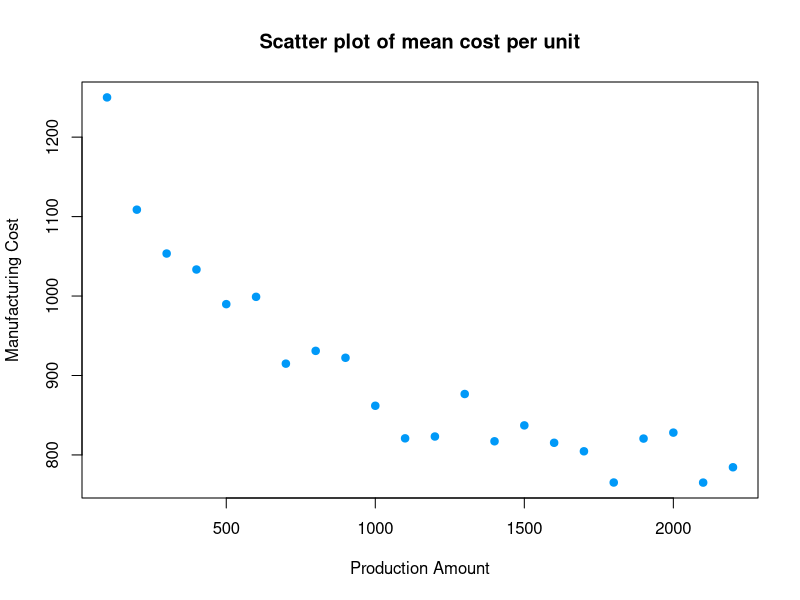
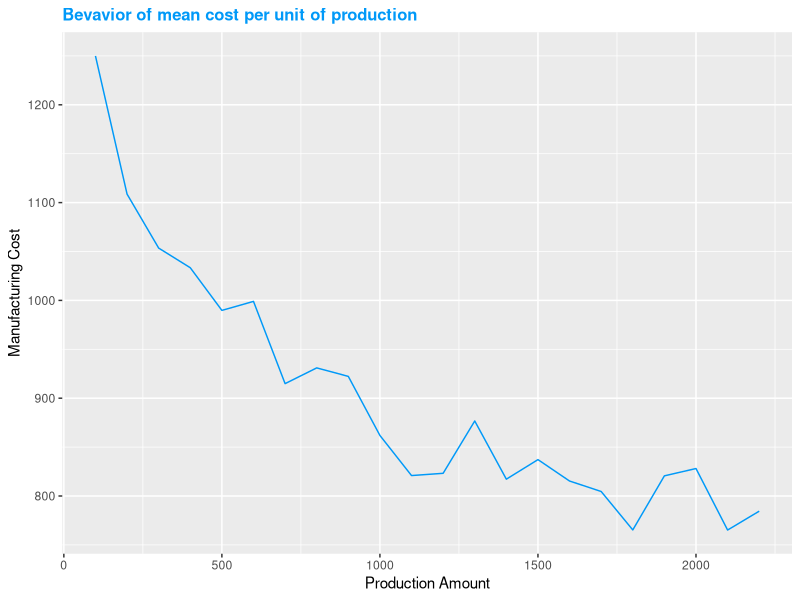
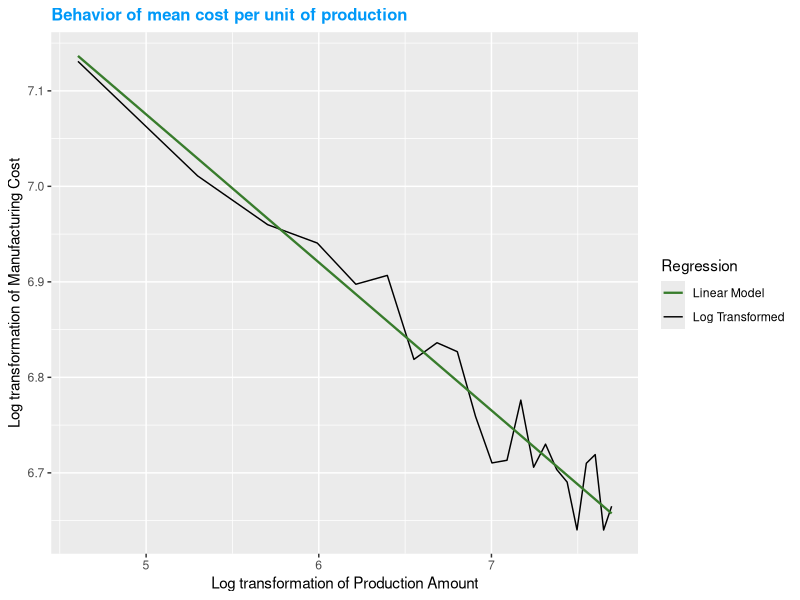
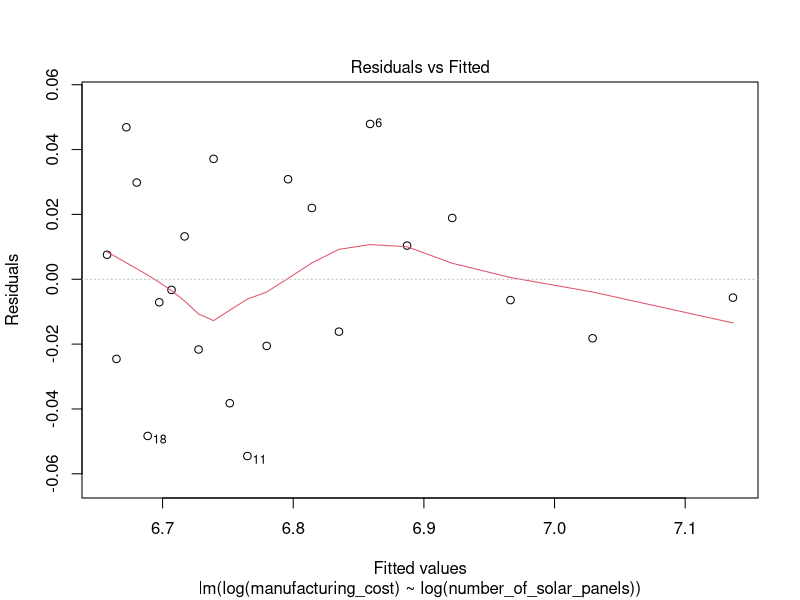
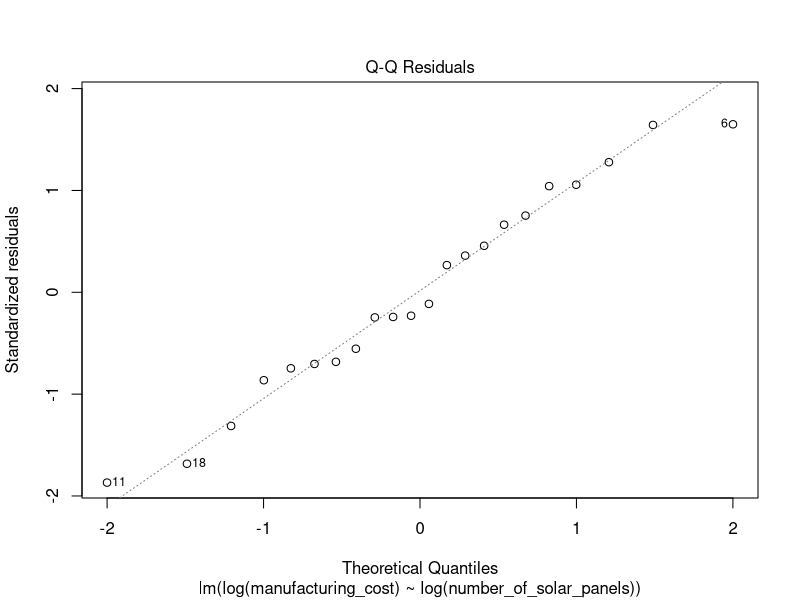
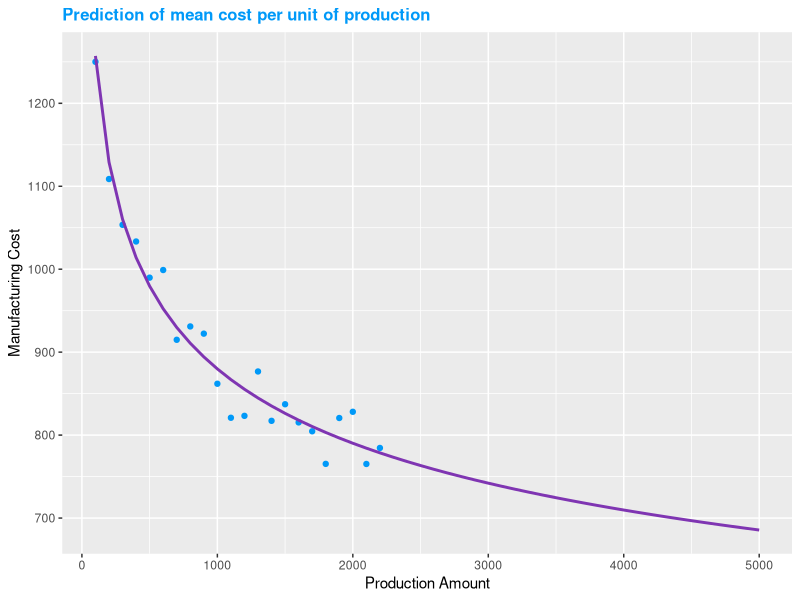
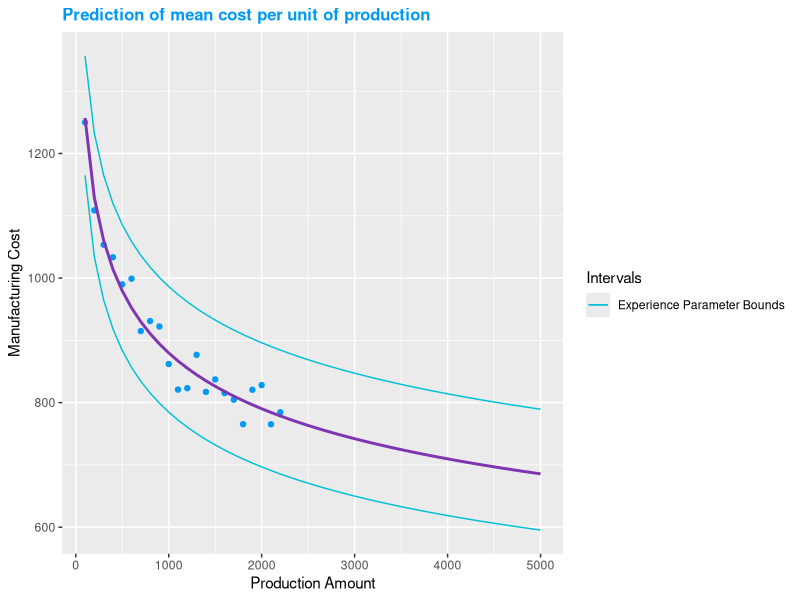
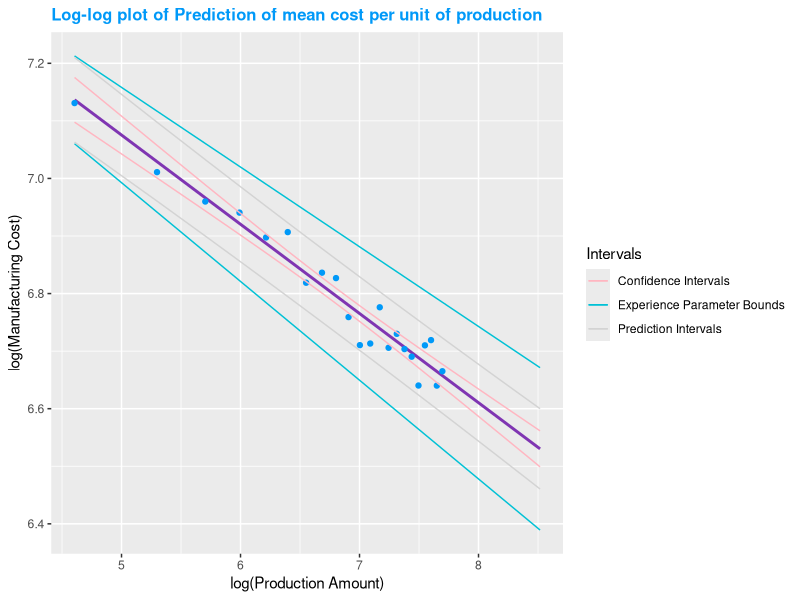

Write R code to recreate these figures, in order.
## ---- chunk 1
knitr::opts_chunk$set(message = FALSE, warning = FALSE)
## ---- chunk 2
#import necesary libraries
library(data.table)
library(ggplot2)
library(kableExtra)
library(ggfortify)
## ---- chunk 3
#import data
sol_panels <- fread("Case_Stud_I.csv", sep = ",", header = T)

#display data extract
head(sol_panels) |> 
kbl() |> 
kable_classic_2(full_width = F)

#plot scatter plot of all available data
attach(sol_panels)
plot(number_of_solar_panels, manufacturing_cost, 
     main ="Scatter plot of mean cost per unit", 
     xlab = "Production Amount", 
     ylab = "Manufacturing Cost", 
     pch = 19, 
     col = "#0099F8")
detach(sol_panels)


#show curve with all available data
prod_curve_plot <- ggplot(data = sol_panels, 
                          aes(x= number_of_solar_panels, y = manufacturing_cost)) +
  geom_line(color = "#0099F8")+
  labs(title = "Bevavior of mean cost per unit of production", 
       x= "Production Amount", 
       y = "Manufacturing Cost")+
  theme(plot.title = element_text(color = "#0099F8", size = 12, face = "bold"))

#plot
prod_curve_plot
## ---- chunk 4
#plot the transformed variables
prod_curve_log <- ggplot(data = sol_panels, aes(x= log(number_of_solar_panels), y = log(manufacturing_cost), color = "Log Transformed")) +
  geom_line() +
  labs(title = "Behavior of mean cost per unit of production", 
       x= "Log transformation of Production Amount", 
       y = "Log transformation of Manufacturing Cost")+
  theme(plot.title = element_text(color = "#0099F8", size = 12, face = "bold"))+
  geom_smooth(method = "lm", 
              formula = y ~ x, 
              se = F,
              size = 0.8,
              aes(color = "Linear Model"))+
scale_color_manual(name = "Regression", values = c("Linear Model" = "#387C2C", "Log Transformed" = "black"))
prod_curve_log

## ---- chunk 5
#create a linear model to predict experience curve values
exp_curve_pred = lm(log(manufacturing_cost) ~log(number_of_solar_panels), data = sol_panels)

#check assumptions to see if model fits well
plot(exp_curve_pred, which=c(2,1))
summary(exp_curve_pred)

## ---- chunk 6
# get A from log-log fit intercept
log_A <- exp_curve_pred$coefficients[1]
A <- as.numeric(exp(log_A))
paste("A =",A)

#get b from log-log slope
b <- as.numeric(exp_curve_pred$coefficients[2])
paste("b =",b)
## ---- chunk 7
#progress ratio
prog_ratio = 2^b
paste("The progress ratio is:",prog_ratio)

#learning rate
learn_rate = 1-prog_ratio 
paste("The learning rate is:", learn_rate)
## ---- chunk 8
#create table with units up to 5000 cumulative
pred_cost_table <- data.frame("Production_Amount" = seq(100, 5000, 100))

#add column with predicted value
pred_cost_table["Pred_Cost"] <- (pred_cost_table$Production_Amount^b)*A
## ---- chunk 9
#create a plot to see real data vs prediction
pred_cost_plot <- ggplot() +
  geom_point(data = sol_panels, 
             aes(x= number_of_solar_panels, 
                 y = manufacturing_cost), 
             color = "#0099F8") +
  geom_line(data = pred_cost_table, 
            aes(x= Production_Amount, 
                y = Pred_Cost), 
            color = "#7F35B2", 
            size = 1)+
  labs(title = "Prediction of mean cost per unit of production", 
       x= "Production Amount", 
       y = "Manufacturing Cost")+
  theme(plot.title = element_text(color = "#0099F8", size = 12, face = "bold"))
  
pred_cost_plot

## ---- chunk 10
#show last 4 periods
pred_cost_table[47:50,]
## ---- chunk 11
mean_cost <- mean(pred_cost_table[47:50, "Pred_Cost"])
paste("mean cost= ",mean_cost)
## ---- chunk 12
#calculate confidence intervals
CI = confint(exp_curve_pred)
CI

b_upper = CI[2,2]
b_lower = CI[2,1]

((b_upper-b))
0.007936*1.96
# ((b_upper-b_lower)/2)^2
# as.numeric(b_upper-b)^(1/2)

#add individual CI per prod level
pred_cost_table["Upper_Bound"] <- A*(pred_cost_table$Production_Amount^b_upper)
pred_cost_table["Lower_Bound"] <- A*(pred_cost_table$Production_Amount^b_lower)

#plot CI regressions in same graph
pred_cost_plot_CI <- 
  pred_cost_plot + 
  geom_line(data = pred_cost_table,
            aes(x= Production_Amount, y = Upper_Bound, color = "Experience Parameter Bounds"))+
  geom_line(data = pred_cost_table,
            aes(x= Production_Amount, y = Lower_Bound, color = "Experience Parameter Bounds"))+
  scale_color_manual(name = "Intervals", 
                     values = c("Experience Parameter Bounds" = "#00C1D5"))
pred_cost_plot_CI
## ---- chunk 13
#create summary of average values for last 400 units
avg_values <- data.frame("Avg Lower Bound" = round(mean(pred_cost_table[47:50,4]),2),
                        "Avg Production" = round(mean(pred_cost_table[47:50,2]),2),
                        "Avg Upper Bound" = round(mean(pred_cost_table[47:50,3]),2))

#display data extract
avg_values |> 
kbl() |> 
kable_classic_2(full_width = F)
## ---- chunk 14
x=log(sol_panels$number_of_solar_panels)

y=log(sol_panels$manufacturing_cost)

lm.out <- lm(y ~ x)
newx = seq(100,5000,by = 100)

pred_int_pred <- predict(lm.out, newdata=data.frame(x=log(newx)), interval="prediction",
                         level = 0.95)
conf_int_pred <- predict(lm.out, newdata=data.frame(x=log(newx)), interval="confidence",
                         level = 0.95)
# log transformed data plot
ggplot() +
  geom_line(data=conf_int_pred,
            aes(x=log(newx),y=fit),color="#7F35B2", 
            size = 1)+
  geom_point(
             aes(x, y),
             color = "#0099F8") +
  #upper Experience parameter bound
  geom_line(data = pred_cost_table,
            aes(x= log(Production_Amount), y = log(Upper_Bound), color = "Experience Parameter Bounds"))+
  #lower Experience parameter bound
  geom_line(data = pred_cost_table,
            aes(x= log(Production_Amount), y = log(Lower_Bound), color = "Experience Parameter Bounds"))+
  #lower confidence interval
  geom_line(
            aes(x= log(newx),
                y = conf_int_pred[,2], color = "Confidence Intervals")) +
  #upper confidence interval
  geom_line(
            aes(x= log(newx),
                y = conf_int_pred[,3], color = "Confidence Intervals")) +
  #lower pred interval
  geom_line(
            aes(x= log(newx),
                y = pred_int_pred[,2], color = "Prediction Intervals")) +
  #upper pred interval
  geom_line(
            aes(x= log(newx),
                y = pred_int_pred[,3], color = "Prediction Intervals")) +
  labs(title = "Log-log plot of Prediction of mean cost per unit of production",
       x= "log(Production Amount)",
       y = "log(Manufacturing Cost)")+
  theme(plot.title = element_text(color = "#0099F8", size = 12, face = "bold")) +
  scale_color_manual(name = "Intervals", 
                     values = c("Experience Parameter Bounds" = "#00C1D5", "Confidence Intervals" = "lightpink", "Prediction Intervals"="lightgrey"))

# non transformed data plot
ggplot() +
  geom_line(data=conf_int_pred,
            aes(x=newx,y=exp(fit)),color="#7F35B2", 
            size = 1)+
  geom_point(
             aes(exp(x), exp(y)),
             color = "#0099F8") +
  #upper Experience parameter bound
  geom_line(data = pred_cost_table,
            aes(x= Production_Amount, y = Upper_Bound, color = "Experience Parameter Bounds"))+
  #lower Experience parameter bound
  geom_line(data = pred_cost_table,
            aes(x= Production_Amount, y = Lower_Bound, color = "Experience Parameter Bounds"))+
  #lower confidence interval
  geom_line(
            aes(x= newx,
                y = exp(conf_int_pred[,2]), color = "Confidence Intervals")) +
  #upper confidence interval
  geom_line(
            aes(x= newx,
                y = exp(conf_int_pred[,3]), color = "Confidence Intervals")) +
  #lower pred interval
  geom_line(
            aes(x= newx,
                y = exp(pred_int_pred[,2]), color = "Prediction Intervals")) +
  #upper pred interval
  geom_line(
            aes(x= newx,
                y = exp(pred_int_pred[,3]), color = "Prediction Intervals")) +
  labs(title = "Plot of Prediction of mean cost per unit of production",
       x= "log(Production Amount)",
       y = "log(Manufacturing Cost)")+
  theme(plot.title = element_text(color = "#0099F8", size = 12, face = "bold")) +
  scale_color_manual(name = "Intervals", 
                     values = c("Experience Parameter Bounds" = "#00C1D5", "Confidence Intervals" = "lightpink", "Prediction Intervals"="lightgrey"))


## ---- chunk 15
#create summary of average values for last 400 units using confidence interval
avg_values <- data.frame("Interval type" = c("Experience Parameter Bounds","Confidence Interval",
                                             "Prediction Interval"),
                        "Avg Lower Bound" = c(round(mean(pred_cost_table[47:50,4]),2),
                                              round(mean(exp(conf_int_pred[47:50,2]),2)),
                                              round(mean(exp(pred_int_pred[47:50,2]),2))),
                        "Avg Production" = c(round(mean(pred_cost_table[47:50,2]),2),
                                             round(mean(exp(conf_int_pred[47:50,1]),2)),
                                             round(mean(exp(pred_int_pred[47:50,1]),2))),
                        "Avg Upper Bound" = c(round(mean(pred_cost_table[47:50,3]),2),
                                              round(mean(exp(conf_int_pred[47:50,3]),2)),
                                              round(mean(exp(pred_int_pred[47:50,3]),2))))


#display data extract
avg_values |> 
kbl() |> 
kable_classic_2(full_width = F)
